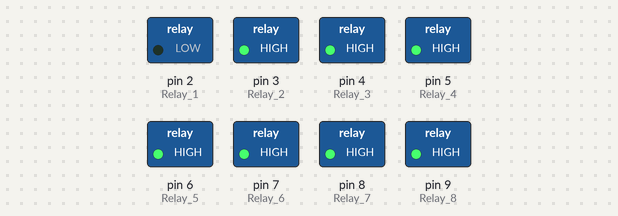
A sketch run on a simulated Arduino Uno, built with avr-gcc and run on an emulated ATmega328P. On the bench: switched loads named in the sketch (green lamp = pin HIGH).

Above: at 4.1 s.
At 6.1 s:
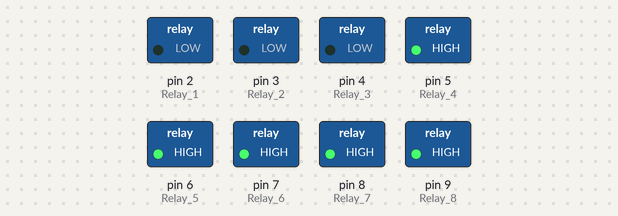
At 9.1 s:
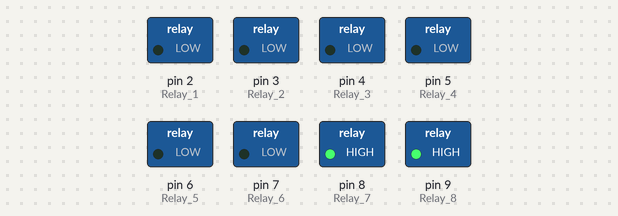
At 15.1 s:
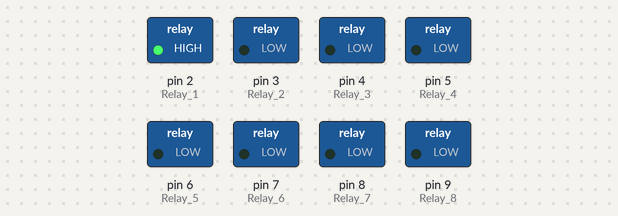
At 22.1 s:
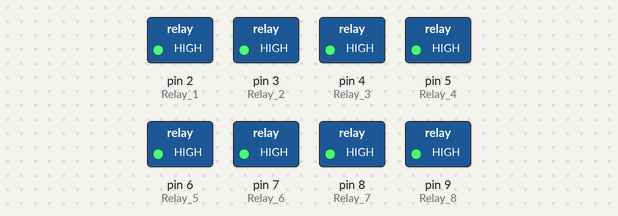
At 33.1 s:
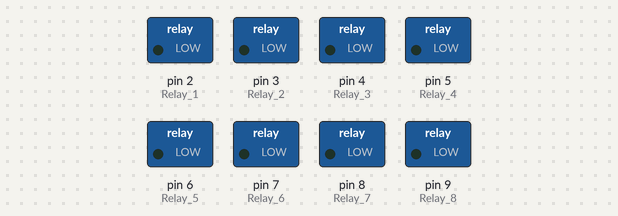
Timing chart, 0 to 40.0 s (numbered marks = the images above):
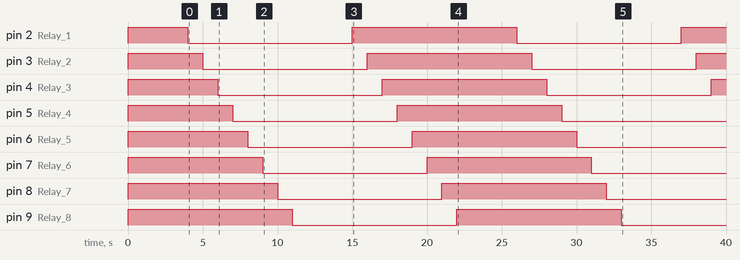

Measured:
- by itself, pin 2 (Relay_1), pin 3 (Relay_2), pin 4 (Relay_3): alternates HIGH for 11.0 s and LOW for 11.0 s
- by itself, pin 5 (Relay_4): HIGH → LOW at 7.0 s, → HIGH 11.0 s later, → LOW 11.0 s later
- by itself, pin 6 (Relay_5): HIGH → LOW at 8.0 s, → HIGH 11.0 s later, → LOW 11.0 s later
- by itself, pin 7 (Relay_6): HIGH → LOW at 9.0 s, → HIGH 11.0 s later, → LOW 11.0 s later
- by itself, pin 8 (Relay_7): HIGH → LOW at 10.0 s, → HIGH 11.0 s later, → LOW 11.0 s later
- by itself, pin 9 (Relay_8): HIGH → LOW at 11.0 s, → HIGH 11.0 s later, → LOW 11.0 s later

The sketch:

relay_test_2.ino
```cpp
/*-----( Declare Constants )-----*/
#define RELAY_ON 0
#define RELAY_OFF 1
/*-----( Declare objects )-----*/
/*-----( Declare Variables )-----*/
#define Relay_1  2  // Arduino Digital I/O pin number
#define Relay_2  3
#define Relay_3  4
#define Relay_4  5
#define Relay_5  6
#define Relay_6  7
#define Relay_7  8
#define Relay_8  9

void setup()   /****** SETUP: RUNS ONCE ******/
{
//-------( Initialize Pins so relays are inactive at reset)----
  digitalWrite(Relay_1, RELAY_OFF);
  digitalWrite(Relay_2, RELAY_OFF);
  digitalWrite(Relay_3, RELAY_OFF);
  digitalWrite(Relay_4, RELAY_OFF);
  digitalWrite(Relay_5, RELAY_OFF);
  digitalWrite(Relay_6, RELAY_OFF);
  digitalWrite(Relay_7, RELAY_OFF);
  digitalWrite(Relay_8, RELAY_OFF);

//---( THEN set pins as outputs )----
  pinMode(Relay_1, OUTPUT);
  pinMode(Relay_2, OUTPUT);
  pinMode(Relay_3, OUTPUT);
  pinMode(Relay_4, OUTPUT);
  pinMode(Relay_5, OUTPUT);
  pinMode(Relay_6, OUTPUT);
  pinMode(Relay_7, OUTPUT);
  pinMode(Relay_8, OUTPUT);
  delay(4000); //Check that all relays are inactive at Reset

}//--(end setup )---


void loop()   /****** LOOP: RUNS CONSTANTLY ******/
{
//---( Turn all 8 relays ON in sequence)---
  digitalWrite(Relay_1, RELAY_ON);// set the Relay ON
  delay(1000);              // wait for a second
  digitalWrite(Relay_2, RELAY_ON);// set the Relay ON
  delay(1000);              // wait for a second
  digitalWrite(Relay_3, RELAY_ON);// set the Relay ON
  delay(1000);              // wait for a second
  digitalWrite(Relay_4, RELAY_ON);// set the Relay ON
  delay(1000);              // wait for a second
  digitalWrite(Relay_5, RELAY_ON);// set the Relay ON
  delay(1000);              // wait for a second
  digitalWrite(Relay_6, RELAY_ON);// set the Relay ON
  delay(1000);              // wait for a second
  digitalWrite(Relay_7, RELAY_ON);// set the Relay ON
  delay(1000);              // wait for a second
  digitalWrite(Relay_8, RELAY_ON);// set the Relay ON
  delay(4000);              // wait see all relays ON

//---( Turn all 8 relays OFF in sequence)---
  digitalWrite(Relay_1, RELAY_OFF);// set the Relay OFF
  delay(1000);              // wait for a second
  digitalWrite(Relay_2, RELAY_OFF);// set the Relay OFF
  delay(1000);              // wait for a second
  digitalWrite(Relay_3, RELAY_OFF);// set the Relay OFF
  delay(1000);              // wait for a second
  digitalWrite(Relay_4, RELAY_OFF);// set the Relay OFF
  delay(1000);              // wait for a second
  digitalWrite(Relay_5, RELAY_OFF);// set the Relay OFF
  delay(1000);              // wait for a second
  digitalWrite(Relay_6, RELAY_OFF);// set the Relay OFF
  delay(1000);              // wait for a second
  digitalWrite(Relay_7, RELAY_OFF);// set the Relay OFF
  delay(1000);              // wait for a second
  digitalWrite(Relay_8, RELAY_OFF);// set the Relay OFF
  delay(4000);              // wait see all relays OFF


}//--(end main loop )---
```
